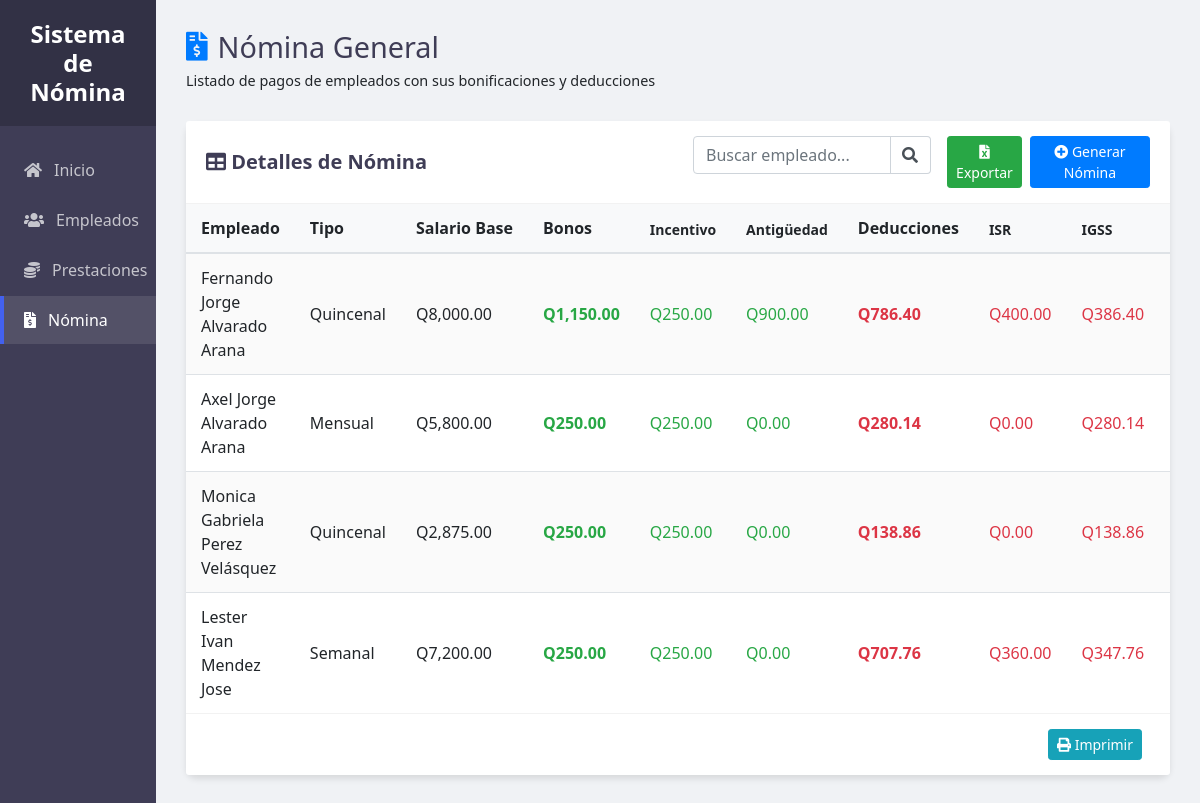
/ProyectoNomina/index.php?controller=nomina&action=ver, run on an earlier commit of the app's database.
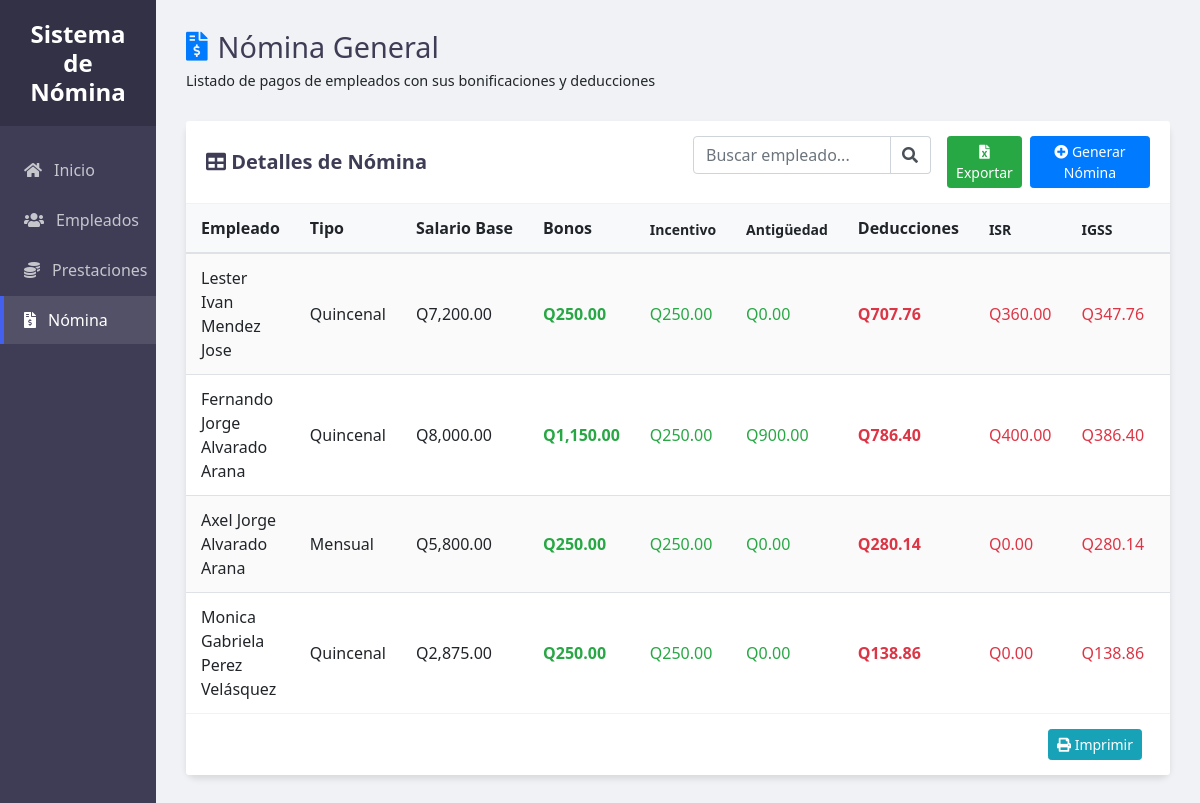
And on a later commit of the database.
### tables this page shows
CREATE TABLE `nomina` (
  `ID_Nomina` int(11) NOT NULL,
  `ID_Emp` int(11) NOT NULL,
  `Tipo_Nomina` enum('Semanal','Quincenal','Mensual') NOT NULL,
  `Fecha_Nomina` date NOT NULL,
  `Salario_Base` decimal(10,2) NOT NULL,
  `Bono_Incentivo` decimal(10,2) DEFAULT 250.00,
  `Bono_Antiguedad` decimal(10,2) DEFAULT 0.00,
  `ISR` decimal(10,2) DEFAULT 0.00,
  `IGSS` decimal(10,2) DEFAULT 0.00,
  `Total_Neto` decimal(10,2) NOT NULL
);

### ProyectoNomina/Controllers/NominaController.php (called while the page is built, shortened)
<?php
require_once 'Models/NominaModelo.php';
class NominaController {
    private $nomina;
    public function __construct() {
        $db = db::conectar();
        $this->nomina = new NominaModelo($db);
    }
    public function ver() {
    $nominas = $this->nomina->obtenerNominas();
    require_once 'Views/Nomina/ver.php';
    }
}

### ProyectoNomina/Models/NominaModelo.php (called while the page is built, shortened)
<?php
class NominaModelo {
    private $conn;
    public function __construct($db) {
        $this->conn = $db;
    }
    public function obtenerNominas() {
        $stmt = $this->conn->prepare("CALL spObtenerNominas()");
        $stmt->execute();
        return $stmt->fetchAll(PDO::FETCH_ASSOC);
    }
}

### ProyectoNomina/Views/Nomina/Ver.php (the view, shortened to what this page needs)
<!DOCTYPE html>
<html lang="es">
<head>
    <link rel="stylesheet" href="https://cdn.jsdelivr.net/npm/bootstrap@4.6.2/dist/css/bootstrap.min.css">
    <link rel="stylesheet" href="https://cdnjs.cloudflare.com/ajax/libs/font-awesome/5.15.4/css/all.min.css">
    <link rel="stylesheet" href="Public/CSS/styleVerEmp.css">
</head>
<body>
    <div class="sidebar">
        <div class="sidebar-header">
            <h3>Sistema de Nómina</h3>
        </div>
        <ul class="sidebar-menu">
            <li><a href="index.php"><i class="fas fa-home"></i> Inicio</a></li>
            <li><a href="index.php?controller=empleado&action=ver"><i class="fas fa-users"></i> Empleados</a></li>
            <li><a href="index.php?controller=prestacion&action=ver"><i class="fas fa-coins"></i> Prestaciones</a></li>
            <li><a href="index.php?controller=nomina&action=ver" class="active"><i class="fas fa-file-invoice-dollar"></i> Nómina</a></li>
        </ul>
    </div>
    <div class="main-content">
        <div class="content-container">
            <div class="header">
                <div class="header-title">
                    <h1><i class="fas fa-file-invoice-dollar text-primary"></i> Nómina General</h1>
                    <p>Listado de pagos de empleados con sus bonificaciones y deducciones</p>
                </div>
            </div>
            <div class="card">
                <div class="card-header bg-white">
                    <div class="row align-items-center">
                        <div class="col-md-6">
                            <h5 class="mb-0"><i class="fas fa-table"></i> Detalles de Nómina</h5>
                        </div>
                        <div class="col-md-6 text-right">
                            <div class="d-flex justify-content-end">
                                <form class="search-box mr-3">
                                    <div class="input-group">
                                        <input type="text" id="searchInput" class="form-control" placeholder="Buscar empleado...">
                                        <div class="input-group-append">
                                            <span class="input-group-text"><i class="fas fa-search"></i></span>
                                        </div>
                                    </div>
                                </form>
                                <a href="core/exportar_nomina.php" class="btn btn-success btn-sm mr-2">
                                    <i class="fas fa-file-excel"></i> Exportar
                                </a>
                                <a href="index.php?controller=nomina&action=crear" class="btn btn-primary btn-sm">
                                    <i class="fas fa-plus-circle"></i> Generar Nómina
                                </a>
                            </div>
                        </div>
                    </div>
                </div>
                <div class="card-body p-0">
                    <?php if (empty($nominas)): ?>
                        <div class="alert alert-info m-3">
                            <i class="fas fa-info-circle"></i> No se encontraron registros de nómina.
                        </div>
                    <?php else: ?>
                        <div class="table-container">
                            <table class="table table-striped table-hover" id="nominaTable">
                                <thead>
                                    <tr>
                                        <th>Empleado</th>
                                        <th>Tipo</th>
                                        <th>Salario Base</th>
                                        <th>Bonos</th>
                                        <th class="small">Incentivo</th>
                                        <th class="small">Antigüedad</th>
                                        <th>Deducciones</th>
                                        <th class="small">ISR</th>
                                        <th class="small">IGSS</th>
                                        <th>Total Neto</th>
                                    </tr>
                                </thead>
                                <tbody>
                                    <?php foreach ($nominas as $n): ?>
                                        <tr>
                                            <td><?= htmlspecialchars($n['nombre_empleado'] ?? 'Empleado') ?></td>
                                            <td><?= $n['Tipo_Nomina'] ?></td>
                                            <td>Q<?= number_format($n['Salario_Base'], 2) ?></td>
                                            <td class="text-success"><strong>Q<?= number_format($n['Bono_Incentivo'] + $n['Bono_Antiguedad'], 2) ?></strong></td>
                                            <td class="text-success">Q<?= number_format($n['Bono_Incentivo'], 2) ?></td>
                                            <td class="text-success">Q<?= number_format($n['Bono_Antiguedad'], 2) ?></td>
                                            <td class="text-danger"><strong>Q<?= number_format($n['ISR'] + $n['IGSS'], 2) ?></strong></td>
                                            <td class="text-danger">Q<?= number_format($n['ISR'], 2) ?></td>
                                            <td class="text-danger">Q<?= number_format($n['IGSS'], 2) ?></td>
                                            <td><strong>Q<?= number_format($n['Total_Neto'], 2) ?></strong></td>
                                        </tr>
                                    <?php endforeach; ?>
                                </tbody>
                            </table>
                        </div>
                    <?php endif; ?>
                </div>
                <div class="card-footer text-right">
                    <button onclick="window.print()" class="btn btn-info btn-sm mr-2">
                        <i class="fas fa-print"></i> Imprimir
                    </button>
                </div>
            </div>
        </div>
    </div>
</body>
</html>

### ProyectoNomina/index.php (shortened to what this page needs)
<?php
require_once 'Models/PrestacionModelo.php';
require_once 'Models/NominaModelo.php';
require_once 'Controllers/NominaController.php';
$controller = $_GET['controller'] ?? 'empleado';
$action = $_GET['action'] ?? 'index';
switch ($controller) {
    case 'nomina':
        $controlador = new NominaController();
        if (method_exists($controlador, $action)) {
            $controlador->$action();
        } else {
            echo "Acción no encontrada en Nómina.";
        }
        break;
}

### ProyectoNomina/Public/CSS/styleVerEmp.css (style rules this page uses)
:root { --primary: #4361ee; --secondary: #3f3d56; --success: #23a359; --danger: #e74c3c; --light: #f8f9fa; --dark: #343a40; --gray: #6c757d; --sidebar-width: 13%; }
body { margin: 0; padding: 0; font-family: 'Segoe UI', Roboto, 'Helvetica Neue', Arial, sans-serif; background-color: #f0f2f5; display: flex; min-height: 100vh; overflow: hidden; }
.sidebar { width: var(--sidebar-width); background-color: var(--secondary); color: white; position: fixed; height: 100vh; overflow-y: auto; z-index: 100; }
.sidebar-header { padding: 20px; background-color: rgba(0, 0, 0, 0.2); text-align: center; }
.sidebar-header h3 { margin: 0; font-size: 1.5rem; font-weight: 600; }
.sidebar-menu { list-style: none; padding: 0; margin: 20px 0; }
.sidebar-menu li { margin-bottom: 2px; }
.sidebar-menu a { display: flex; align-items: center; padding: 12px 20px; color: rgba(255, 255, 255, 0.7); text-decoration: none; transition: all 0.3s; border-left: 4px solid transparent; }
.sidebar-menu a:hover, .sidebar-menu a.active { background-color: rgba(255, 255, 255, 0.1); color: white; border-left-color: var(--primary); }
.sidebar-menu i { margin-right: 12px; }
.main-content { flex: 1; margin-left: var(--sidebar-width); height: 100vh; overflow-y: auto; }
.content-container { padding: 30px; max-width: 1800px; margin: 0 auto; }
.header { display: flex; justify-content: space-between; align-items: center; margin-bottom: 30px; }
.header-title h1 { margin: 0; font-size: 1.8rem; color: var(--secondary); display: flex; align-items: center; }
.header-title h1 i { margin-right: 10px; }
.header-title p { margin: 5px 0 0; font-size: 0.9rem; }
.card { border: none; border-radius: 10px; box-shadow: 0 4px 6px rgba(0, 0, 0, 0.1); margin-bottom: 30px; background-color: white; }
.card-header { padding: 15px 20px; border-bottom: 1px solid rgba(0, 0, 0, 0.05); }
.card-header h5 { font-weight: 600; color: var(--secondary); }
.table-container { max-height: calc(100vh - 250px); overflow-y: auto; overflow-x: auto; }
.table { margin-bottom: 0; width: 100%; }
.table thead th { position: sticky; top: 0; background-color: #f8f9fa; z-index: 10; font-weight: 600; border-top: none; border-bottom: 2px solid #dee2e6; padding: 12px 15px; white-space: nowrap; }
.table td { padding: 12px 15px; vertical-align: middle; }
.table-striped tbody tr:nth-of-type(odd) { background-color: rgba(0, 0, 0, 0.02); }
.card-footer { background-color: white; border-top: 1px solid rgba(0, 0, 0, 0.05); padding: 15px 20px; }
.search-box { max-width: 300px; margin-left: auto; }
.search-box .form-control { border-top-right-radius: 0; border-bottom-right-radius: 0; }
.search-box .input-group-text { background-color: white; border-left: none; }

What changed in the data, as far as the page shows it:
removed nomina: nombre_empleado "Lester Ivan Mendez Jose", Tipo_Nomina "Semanal", Salario_Base "7,200.00", $n['Bono_Incentivo'] + $n['Bono_Antiguedad'] "250.00", Bono_Incentivo "250.00", Bono_Antiguedad "0.00", $n['ISR'] + $n['IGSS'] "707.76", ISR "360.00", IGSS "347.76"
added nomina: nombre_empleado "Lester Ivan Mendez Jose", Tipo_Nomina "Quincenal", Salario_Base "7,200.00", $n['Bono_Incentivo'] + $n['Bono_Antiguedad'] "250.00", Bono_Incentivo "250.00", Bono_Antiguedad "0.00", $n['ISR'] + $n['IGSS'] "707.76", ISR "360.00", IGSS "347.76"
